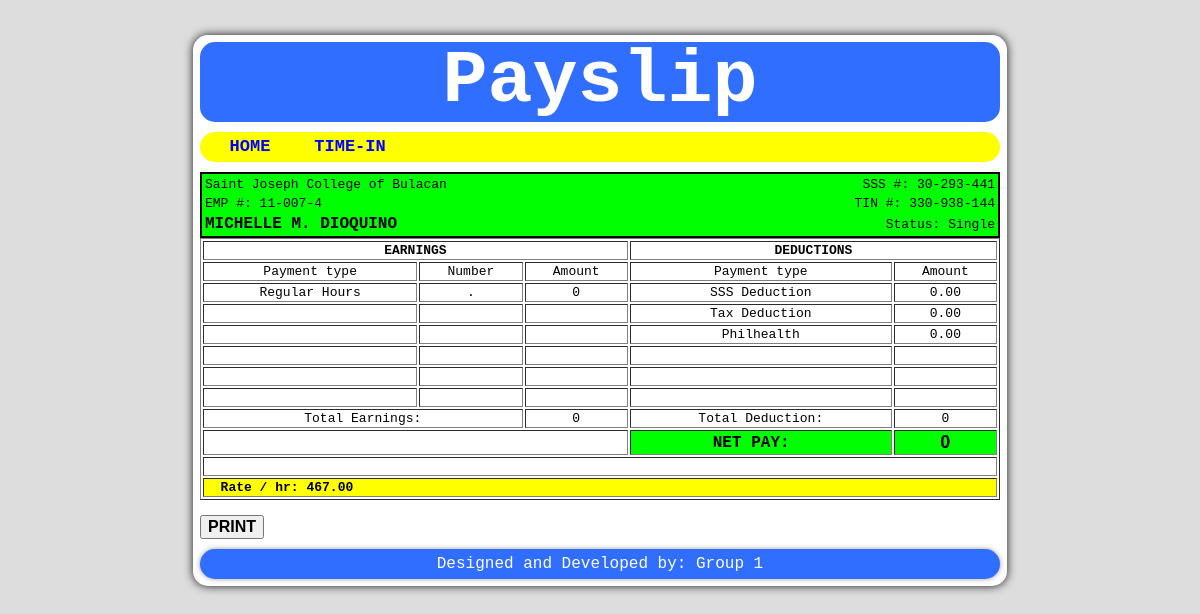
/payslip.php?id=11-007-4 (signed in), run on the app's committed database.
### tables this page shows
CREATE TABLE `tblpay` (
  `id` int(11) NOT NULL AUTO_INCREMENT,
  `empnum` varchar(30) NOT NULL,
  `school` varchar(255) NOT NULL,
  `dept` varchar(100) NOT NULL,
  `ms` varchar(50) NOT NULL,
  `dater` date NOT NULL,
  `timer` time NOT NULL,
  `sked_in` time NOT NULL,
  `sked_out` time NOT NULL,
  `sked_set` time NOT NULL,
  `rpd` decimal(7,2) NOT NULL,
  `sss` varchar(30) NOT NULL,
  `tin` varchar(30) NOT NULL,
  `sssd` decimal(7,2) NOT NULL,
  `taxd` decimal(7,2) NOT NULL,
  `phid` decimal(7,2) NOT NULL,
  `remarks` varchar(50) NOT NULL,
  PRIMARY KEY (`id`)
);

CREATE TABLE `tbluser` (
  `id` int(11) NOT NULL DEFAULT '0',
  `fname` varchar(255) NOT NULL,
  `lname` varchar(255) NOT NULL,
  `mname` varchar(255) NOT NULL,
  `username` varchar(30) NOT NULL,
  `password` varchar(50) NOT NULL,
  `gtype` varchar(40) NOT NULL,
  `role` varchar(10) NOT NULL,
  `ctrlnum` int(11) NOT NULL,
  `empnum` varchar(30) NOT NULL
);

### payslip.php (the view, shortened to what this page needs)
<?php
	if($_SESSION['role']=='4' || $_SESSION['role']=='3' ||
       $_SESSION['role']=='2' || $_SESSION['role']=='1') {
	$id1 = $_GET['id'];
	$id2 = $_GET['id2'];
	$q1 = "SELECT * FROM tbluser WHERE empnum='$id1'";
	$q2 = mysql_query($q1);
	$r1 = "SELECT * FROM tblpay WHERE empnum='$id1'";
	$r2 = mysql_query($r1);
	$v1 = "SELECT concat(substr('$id2',1,2),'.',substr('$id2',4,2)) as duo";
	$v2 = mysql_query($v1);
?>
<html>
<head>
<link rel="stylesheet" type="text/css" href="embelish/payslip_decor.css"></link>
</head>
<body>
	<form method="POST">
	<div id="wrap">
		<div id="head">Payslip</div>
		<div id="menu">
			<ul>
				<?php include("home_link.php");?>
			</ul>
		</div>
		<?php $ros = mysql_fetch_assoc($v2) ?>
		<?php $row1 = mysql_fetch_assoc($q2) ?>
		<?php $row2 = mysql_fetch_assoc($r2) ?>
		<div id="content">
			<div id='print1'>
				<table width="100%" style="text-align:justify;background:#00FF00;border:2px solid #000;">
					<tr>
					<td>Saint Joseph College of Bulacan</td>
					<td style="text-align:right">SSS #: <?php echo $row2['sss']?></td>
					</tr>
					<tr>
					<td>EMP #: <?php echo $row2['empnum']?></td>
					<td style="text-align:right">TIN #: <?php echo $row2['tin']?></td>
					</tr>
					<tr>
					<td style="text-transform:uppercase;font-weight:bold;font-size:16px"><?php echo $row1['fname'].' '. $row1['mname'].' '.$row1['lname'] ?></td>
					<td style="text-align:right">Status: <?php echo $row2['ms']?></td>
					</tr>
				</table>
				<table width="100%" border="1" style="text-align:center">
					<tr>
						<td colspan="3"><b>EARNINGS</b></td>
						<td colspan="2"><b>DEDUCTIONS</b></td>
					</tr>
					<tr>
						<td>Payment type</td>
						<td>Number</td>
						<td>Amount</td>
						<td>Payment type</td>
						<td>Amount</td>
					</tr>
					<tr>
						<td>Regular Hours</td>
						<td><?php echo $ros['duo'] ?></td>
						<td><?php echo $ros['duo'] * $row2['rpd']?></td>
						<td>SSS Deduction</td>
						<td><?php echo $row2['sssd']?></td>
					</tr>
					<tr>
						<td>&nbsp;</td>
						<td>&nbsp;</td>
						<td>&nbsp;</td>
						<td>Tax Deduction</td>
						<td><?php echo $row2['taxd']?></td>
					</tr>
					<tr>
						<td>&nbsp;</td>
						<td>&nbsp;</td>
						<td>&nbsp;</td>
						<td>Philhealth</td>
						<td><?php echo $row2['phid']?></td>
					</tr>
					<tr>
						<td>&nbsp;</td>
						<td>&nbsp;</td>
						<td>&nbsp;</td>
						<td>&nbsp;</td>
						<td>&nbsp;</td>
					</tr>
					<tr>
						<td>&nbsp;</td>
						<td>&nbsp;</td>
						<td>&nbsp;</td>
						<td>&nbsp;</td>
						<td>&nbsp;</td>
					</tr>
					<tr>
						<td>&nbsp;</td>
						<td>&nbsp;</td>
						<td>&nbsp;</td>
						<td>&nbsp;</td>
						<td>&nbsp;</td>
					</tr>
					<tr>
						<td colspan="2">Total Earnings:</td>
						<td><?php echo $ros['duo'] * $row2['rpd']?></td>
						<td>Total Deduction:</td>
						<td><?php echo $row2['sssd'] + $row2['taxd'] + $row2['phid']?> </td>
					</tr>
					<tr>
						<td colspan="3">&nbsp;</td>
						<td style="background:#00FF00;font-weight:bold;font-size:16px;">NET PAY:&nbsp;&nbsp;</td>
						<td style="background:#00FF00;font-weight:bold;font-size:18px;font-family:arial;">
						<?php echo
						($ros['duo'] * $row2['rpd']) - ($row2['sssd'] + $row2['taxd'] + $row2['phid'])
						?>
						</td>
					</tr>
					<tr><td colspan="5">&nbsp;</tr>
					<tr>
						<td colspan="5" style="text-align:left;background:#FFFF00"><b>&nbsp;&nbsp;Rate / hr:&nbsp;<?php echo $row2['rpd']?></b></td>
					</tr>
				</table>
			</div>
		</div><br>
		<button onclick="JavaScript:pagers('print1');">
		<b style="font-size:16px;">PRINT</b></button>
	<div id="footer">Designed and Developed by: Group 1</div>
	</div>
	</form>
</body>
</html>
<?php
	}
	else {
	header("location: index.php");
}
?>

### embelish/payslip_decor.css (style rules this page uses)
html { background:#DDD; }
body { margin:0px; padding:0px; font-family:monospace; }
#wrap { background:#FFF; padding:7px; width:800px; margin:35px auto; border-radius:15px; box-shadow:0 0 0.7em rgba(1,1,1,0.9); }
#head { color:#FFF; background:#306EFF; height:80px; line-height:80px; font-size:75px; font-weight:bold; text-align:center; border-radius:15px; margin-bottom:10px; }
#menu { background:#FFFF00; height:30px; line-height:30px; border-radius:15px; margin-bottom:10px; }
#menu ul { list-style-type:none; margin:0px; padding:0px; }
#content { background:#FFF; border-radius:15px; font-weight:bold; }
#footer { color:#FFF; margin-top:10px; background:#306EFF; height:30px; line-height:30px; border-radius:15px; text-align:center; box-shadow:0 0 0.3em rgba(1,1,1,0.4); font-size:16px; }

### data on the page
tblpay: sss "30-293-441", empnum "11-007-4", tin "330-938-144", ms "Single", sssd "0.00", taxd "0.00", phid "0.00", $row2['sssd'] + $row2['taxd'] + $row2['phid'] "0", rpd "467.00"
tbluser: fname "MICHELLE", mname "M.", lname "DIOQUINO"

### other printed values
$ros['duo'] "."
$ros['duo'] * $row2['rpd'] "0"
